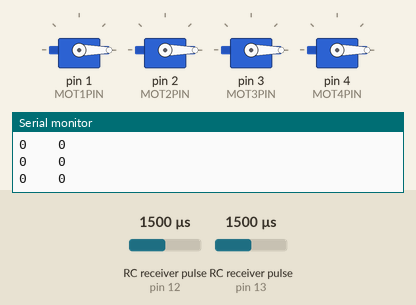
Bench run of a sketch on a simulated Arduino Uno, built with avr-gcc and run on an emulated ATmega328P. Shown: 4 × servo, the last lines printed to the serial monitor. Wiring (inferred from the names in the program): 2 × RC receiver channel: data pin 12 / data pin 13. Inputs (shaded band) come from the test bench; at power-on: RC receiver pulse (sensors on pin 12, pin 13) 1500 µs.

Above: at 1.2 s.
1.3 s: RC receiver pulse (sensor on pin 12) set to 1315 µs
2.8 s: RC receiver pulse (sensor on pin 12) set to 1280 µs
At 3.5 s:
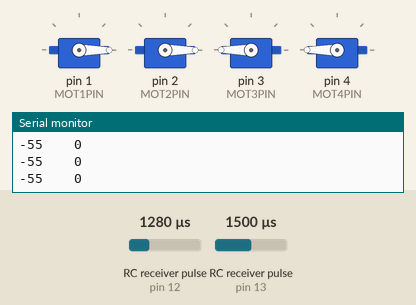
4.3 s: RC receiver pulse (sensor on pin 12) set to 1750 µs
At 5.3 s:
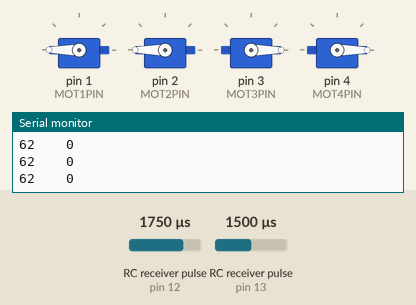
5.8 s: RC receiver pulse (sensor on pin 12) set to 1714 µs
7.3 s: RC receiver pulse (sensor on pin 12) set to 1686 µs
At 7.6 s:
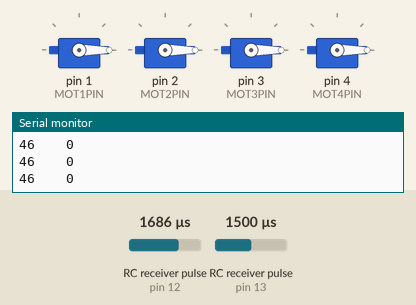
8.8 s: RC receiver pulse (sensor on pin 13) set to 1308 µs
10.3 s: RC receiver pulse (sensor on pin 13) set to 1288 µs
At 11.1 s:
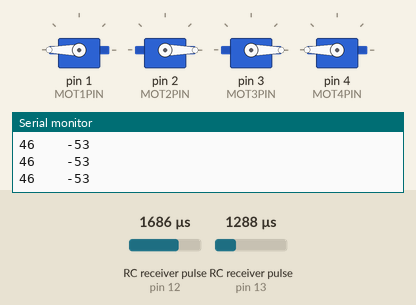
Timing chart, 0 to 12.8 s (numbered marks = the images above; inputs shaded):
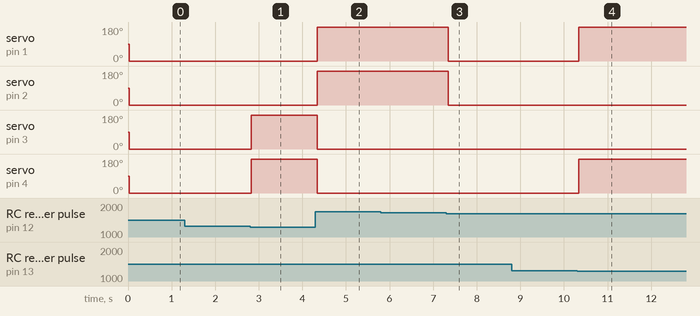

Measured:
- the behaviour switches between 1299 and 1298 µs on RC receiver pulse (sensor on pin 12) (found by bisection; images 0 and 1)
- the behaviour switches between 1703 and 1702 µs on RC receiver pulse (sensor on pin 12) (found by bisection; images 2 and 3)
- the behaviour switches between 1299 and 1298 µs on RC receiver pulse (sensor on pin 13) (found by bisection; images 3 and 4)
- after the input at 2.8 s, servo on pin 3 (MOT3PIN), servo on pin 4 (MOT4PIN): 0° → 180° at once
- after the input at 4.3 s, servo on pin 1 (MOT1PIN), servo on pin 2 (MOT2PIN): 0° → 180° at once; servo on pin 3 (MOT3PIN), servo on pin 4 (MOT4PIN): 180° → 0° at once
- after the input at 7.3 s, servo on pin 1 (MOT1PIN), servo on pin 2 (MOT2PIN): 180° → 0° at once
- after the input at 10.3 s, servo on pin 1 (MOT1PIN), servo on pin 4 (MOT4PIN): 0° → 180° at once

The sketch:

Mar5_4ChRead.ino
```cpp
#include <Servo.h>

#define MOT1PIN 1
#define MOT2PIN 2
#define MOT3PIN 3
#define MOT4PIN 4

#define CH3PIN 12
#define CH4PIN 13

Servo mot1;
Servo mot2;
Servo mot3;
Servo mot4;

void setup()
{
  Serial.begin(9600);
  mot1.attach(MOT1PIN);
  mot2.attach(MOT2PIN);
  mot3.attach(MOT3PIN);
  mot4.attach(MOT4PIN);
  pinMode(CH3PIN, INPUT);
  pinMode(CH4PIN, INPUT);
}

void loop()
{
  int pulseCh3 = pulseIn(CH3PIN, HIGH);
  int pulseCh4 = pulseIn(CH4PIN, HIGH);
  int valCh3 = map(pulseCh3, 1100, 1900, -100, 100);
  int valCh4 = map(pulseCh4, 1100, 1900, -100, 100);
  Serial.print(valCh3);
  Serial.print("    ");
  Serial.println(valCh4);
  if (abs(valCh3) > 50) {
    if (valCh3 > 0) { front(); } else { back(); }
  }
  else if (abs(valCh4) > 50)
  {
    if (valCh4 < 0) { left(); } else { right(); }
  }
  else
  {
    kill();
  }
  delay(20);
}

void front()
{
  mot1.write(180);
  mot2.write(180);
  mot3.write(0);
  mot4.write(0);
}

void back()
{
  mot1.write(0);
  mot2.write(0);
  mot3.write(180);
  mot4.write(180);
}

void left()
{
  mot1.write(180);
  mot2.write(0);
  mot3.write(0);
  mot4.write(180);
}

void right()
{
  mot1.write(0);
  mot2.write(180);
  mot3.write(180);
  mot4.write(0);
}

void kill()
{
  mot1.write(0);
  mot2.write(0);
  mot3.write(0);
  mot4.write(0);
}
```
